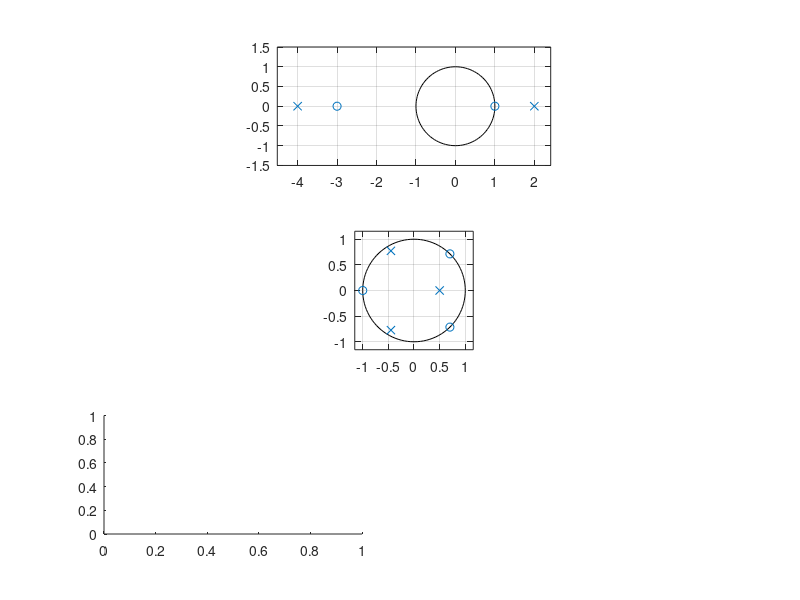

This figure's MATLAB source: (Note: this script raises an error after producing the figure.)
 z1=[1,-3]';p1=[2,-4]';k=5;
[b1,a1]=zp2tf(z1,p1,k);
subplot(3,1,1),zplane(z1,p1);
num=[4,-1.6,-1.6,4];
den=[1,0.4,0.35,-0.4];
subplot(3,1,2),zplane(num,den);
r=[2,-1,1]';
p = [1,0.5,-0.5]';
k = 0;
[num,den]=residuez(r,p,k);
subplot(3,2,5),zplane(nump1,denp1);